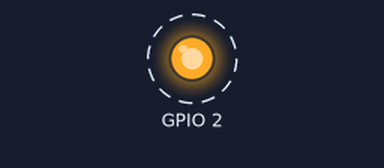
This sketch was run on a simulated ESP8266 (NodeMCU). On the bench: output pins drawn as LEDs (lit = HIGH). Dashed ring = blinking. WiFi joins after 1.5 s; servers stay silent unless stated; what the sketch prints to the serial monitor is not drawn.

Above: at 1.68 s.
Timing chart, 0 to 4.6 s (numbered marks = the images above):
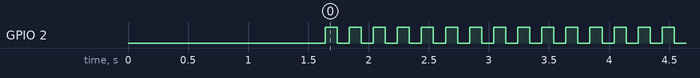

Measured:
- by itself, GPIO 2: alternates HIGH for 0.10 s and LOW for 0.10 s
- by itself, everything shown: repeats every 5.2 s, in 26 steps

The sketch:

main.ino
```cpp
#include <ESP8266WiFi.h>
WiFiServer server( 80 );
void setup()
{
    pinMode( 2 , OUTPUT );
    Serial.begin( 9600 );
    delay( 100 );
    Serial.println( "" );
    Serial.println( "esp8266 is in booting state" );
    char const *ssid = "telnet_node";
    char const *password = "kolbaska";
    WiFi.mode( WIFI_STA );
    WiFi.begin( ssid , password );
    int attempt_counter = 30;
    while( WiFi.status() != WL_CONNECTED && attempt_counter-- )
    {
        delay( 100 );
        Serial.println( "trying to connect to wifi point..." );
    }
    if( WiFi.status() != WL_CONNECTED )
    {
        Serial.println( "failed" );
        return;
    }
    Serial.println( "success!" );

    server.begin();
    Serial.print( "started an http server with ip:" );
    Serial.print( WiFi.localIP() );
    Serial.println( " :80" );
}
void loop()
{
    WiFiClient client = server.available();
    if( client )
    {
        Serial.println( "got a client!" );
        client.flush();
        client.print( "<br>hello from esp8266!</br>" );
    }
    digitalWrite( 2 , HIGH );
    delay( 100 );
    digitalWrite( 2 , LOW );
    delay( 100 );
}
```
